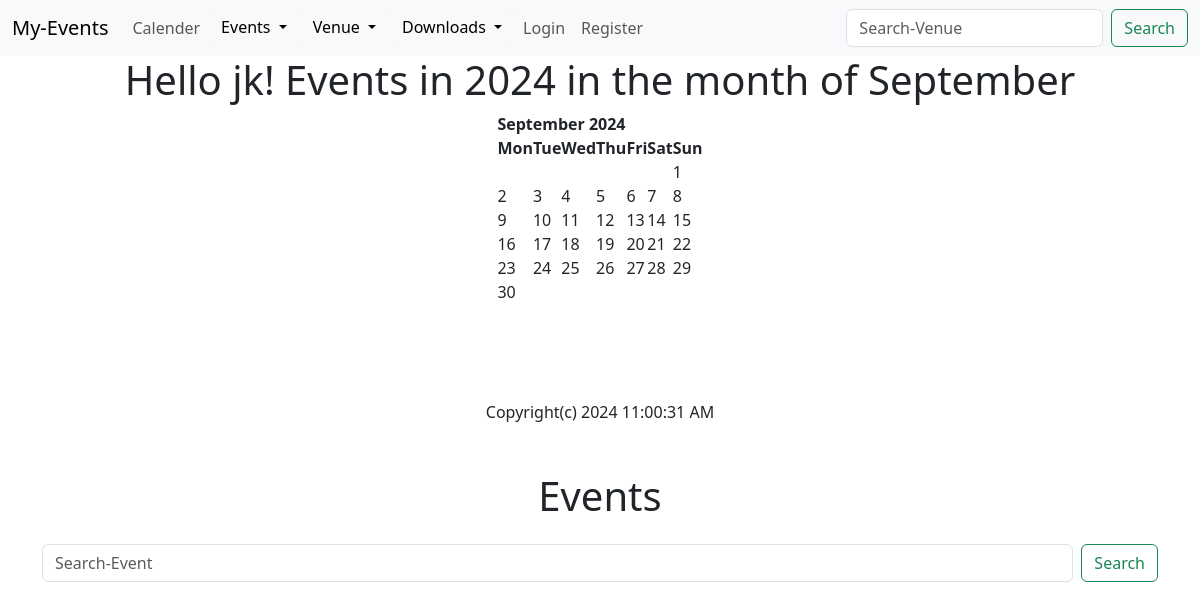
The app's page /, older data.
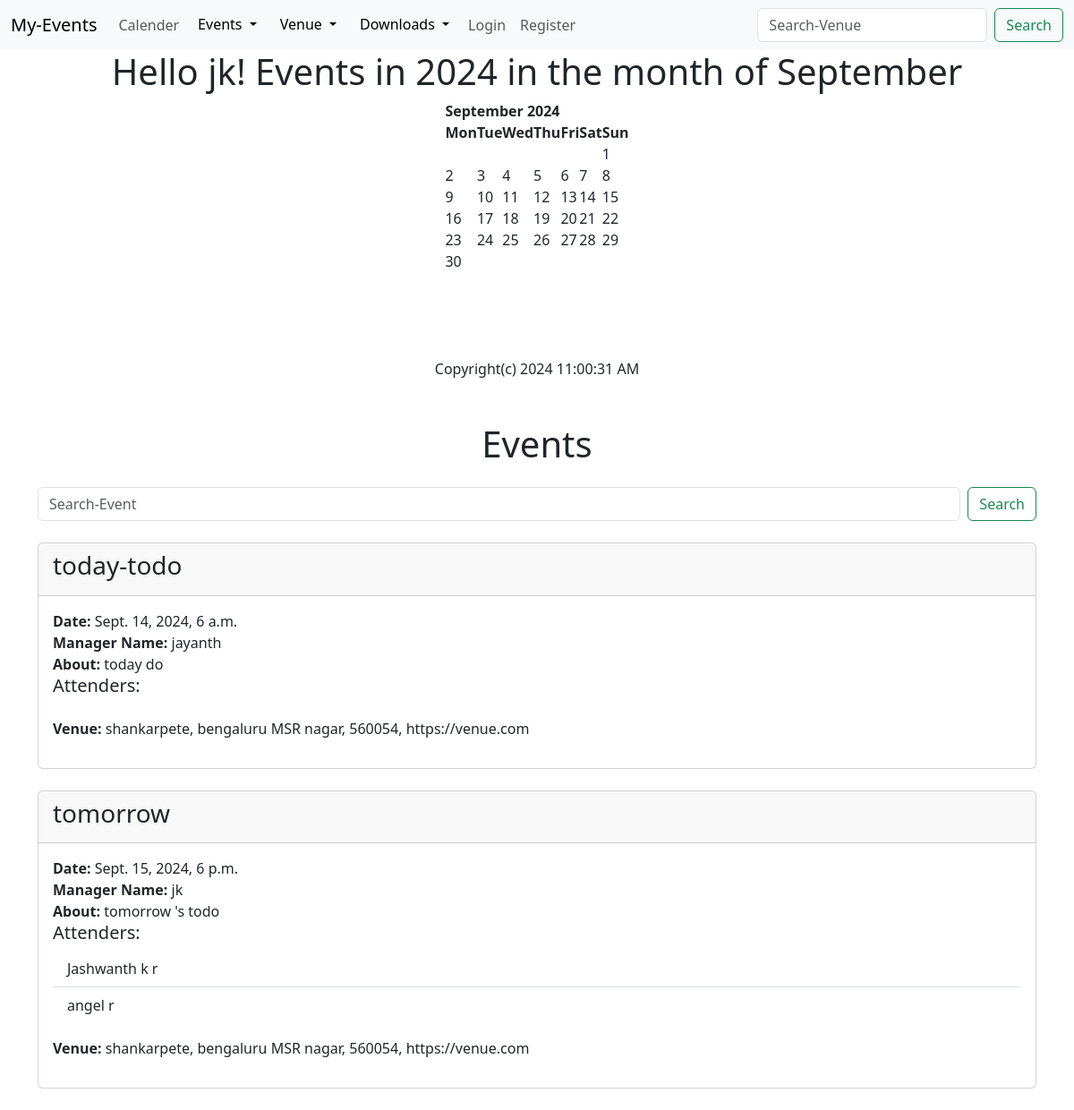
The same page, newer data.
### events/models.py (models this page shows, shortened)
class Event(models.Model):
    name = models.CharField('Event name', max_length=100)
    event_date = models.DateTimeField('Event date')
    venue = models.ForeignKey(Venue, blank=True, null=True, on_delete=models.CASCADE)
    manager = models.ForeignKey(User, blank=True, null=True, on_delete=models.SET_NULL)
    description = models.TextField(blank=True)
    attendees = models.ManyToManyField(Attenders, blank=True)
    approval =  models.BooleanField("Approved",default=False,)
    def __str__(self):
        return self.name

class Venue(models.Model):
    name = models.CharField('Venue name',max_length= 100)
    address = models.CharField(max_length=300)
    zip_code = models.CharField('zip code',max_length= 100)
    web = models.URLField('website address')
    email_address = models.EmailField('Email')
    owner = models.IntegerField("venue owner",blank=False,default=1)
    image = models.ImageField("image",null=True,blank=True,upload_to="images/")

class Attenders(models.Model):
    first_name = models.CharField('first name',max_length= 100)
    last_name = models.CharField('last name',max_length= 100)
    useremail = models.EmailField('userEmail')
    def __str__(self):
        return self.first_name+' '+self.last_name

### events/views.py (the view)
# urls.py: 2. Add a URL to urlpatterns:  path('', views.home, name='home')
def home(req, year=datetime.now().year, month=datetime.now().strftime('%B')):
    name = "jk"
    month = month.title()  # Capitalizing the month name
    try:
        month_num = list(calendar.month_name).index(month)  # Get the month number
    except ValueError:
        month_num = 1  # Default to January if invalid month name is given
    cal = HTMLCalendar().formatmonth(year, month_num)  # Get the calendar for the given year and month
    now = datetime.now()  # Get the current datetime
    current_year = now.year
    time = now.strftime('%I:%M:%S %p')  # Format time as a 12-hour clock with AM/PM
    event_list = Event.objects.filter(event_date__year = year,event_date__month = month_num)
    return render(req, "events/home.html", {
        "name": name,
        "year": year,
        "month": month,
        "cal": cal,
        "current_year": current_year,
        "time": time,
        'events':event_list,
    })

### events/templates/events/home.html (shortened to what this page needs)
{% extends 'events/base.html' %}
{% block content %}
  <center>
    <h1>Hello {{ name }}! Events in {{ year }} in the month of {{ month }}</h1>
    {{ cal|safe }}
    <br /><br /><br /><br />
    Copyright(c) {{ current_year }} {{ time }}
  </center>
  <div class="container mt-5">
    <h1 class="text-center mb-4">Events</h1>
    <form class="d-flex" role="search" method="POST" action="{% url 'searchEvent' %}">
      <input class="form-control me-2" type="search" placeholder="Search-Event" aria-label="Search" name="search">
      <button class="btn btn-outline-success" type="submit">Search</button>
    </form>
    <br>
    {% for event in events %}
    <div class="card mb-4">
      <div class="card-header">
        <h3>{{ event }}</h3>
      </div>
      <div class="card-body">
        <ul class="list-unstyled">
          <li><strong>Date:</strong> {{ event.event_date }}</li>
          <li><strong>Manager Name:</strong> {{ event.manager }}</li>
          <li><strong>About:</strong> {{ event.description }}</li>
          <li>
            <h5>Attenders:</h5>
            <ul class="list-group list-group-flush">
              {% for attend in event.attendees.all %}
              <li class="list-group-item">{{ attend }}</li>
              {% endfor %}
            </ul>
          </li>
          <li class="mt-3"><strong>Venue:</strong> {{ event.venue.name }}, {{ event.venue.address }}, {{ event.venue.zip_code }}, {{ event.venue.web }}</li>
        </ul>
      </div>
    </div>
    {% endfor %}
  </div>
{% endblock %}

Row changes from the older to the newer data that the page shows:
added Event: name "today-todo", event_date "Sept. 14, 2024, 6 a.m.", manager "jayanth", description "today do", venue.name "shankarpete", venue.address "bengaluru MSR nagar", venue.zip_code "560054", venue.web "https://venue.com"
added Event: name "tomorrow", event_date "Sept. 15, 2024, 6 p.m.", manager "jk", description "tomorrow 's todo", venue.name "shankarpete", venue.address "bengaluru MSR nagar", venue.zip_code "560054", venue.web "https://venue.com"
now on this page (row unchanged): Attenders: first_name+last_name "Jashwanth k r"
now on this page (row unchanged): Attenders: first_name+last_name "angel r"
